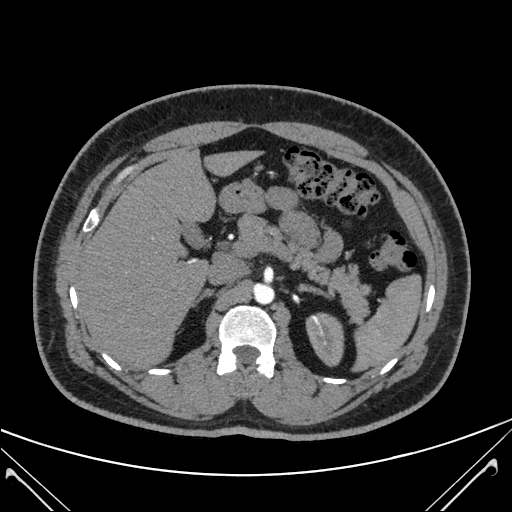
#> input picture computer-vision-tasks/notebooks/data/dataset-source/normal/image/Normal- (1).jpg, 512 x 512 px; its folder holds 4 pictures in this run
$ jupyter execute --allow-errors dataset-processing.ipynb
#> lines starting #> are read from the running program, lines starting #| are printed output that depends on the picture
### Import Required Libraries
---

[cell 1]
import os
import csv
import glob
import numpy as np
import matplotlib.pyplot as plt
import cv2
from tqdm import tqdm

from sklearn.model_selection import train_test_split

### Host or Colab Connection
---

[cell 2]
try:
  import google.colab
  IN_COLAB = True
except:
  IN_COLAB = False

# Debug
print(IN_COLAB)
#> (the rest of this cell did not finish here and is left out)

[cell 3]
if IN_COLAB:
  ds_path = '/content/drive/My Drive/projeto/dataset-article/dataset-64/'
else:
  ds_path = 'data/dataset-source/'

ds_path

### Function to apply np zero to all normal label images
---

[cell 4]
def np_zero_image():
    for i, image in enumerate(glob.glob(f"{ds_path}/normal/image/*jpg")):
      # read image in numpy array format
      img_normal = cv2.imread(image)
#> img_normal is the input picture: shape (512, 512, 3); min 0, max 255, mean 50.5

      # zero all pixels values image shape is (w, h, c)
      # convert image to black
      img_zeros = np.zeros(img_normal.shape)

      # define the path to write the image
      out_path = os.path.join(f"{ds_path}/normal/label/", f"{i+1}.jpg")
      cv2.imwrite(out_path,  img_zeros)

      plt.imshow(img_normal)

np_zero_image()
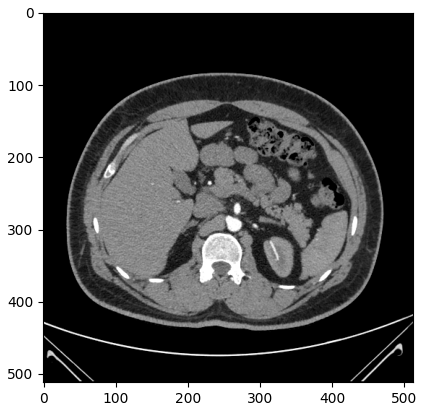
#> figure drawn by matplotlib, 1 panel

### Function to divide images into patches
- dataset-224
- dataset-96
- dataset-64

[cell 5]
def images_patches(class_name, patch_size):

#> called with class_name = 'stone', patch_size = 224
    image_type = 'tif' if class_name == 'stone' else 'jpg'
#> image_type = 'tif'

    fig, ax = plt.subplots(1, 2)

    for image in glob.glob(f"{ds_path}/{class_name}/image/*{image_type}"):

      print(image)

      # read image in numpy array format
      img_normal = cv2.imread(image)
      h, w, _ = img_normal.shape

      # Coordenadas para crop central
      start_x = (w - patch_size) // 2
      start_y = (h - patch_size) // 2

      img_patch = img_normal[start_y:start_y+patch_size, start_x:start_x+patch_size] # image[y0:y1, x0:x1]

      print('Shape of image patched: ', img_patch.shape)

      ax[0].set_title('original')
      ax[0].imshow(img_normal)

      ax[1].set_title('patch')
      ax[1].imshow(img_patch)

      plt.tight_layout()
      plt.show()

      break

images_patches(class_name='stone', patch_size=224)
